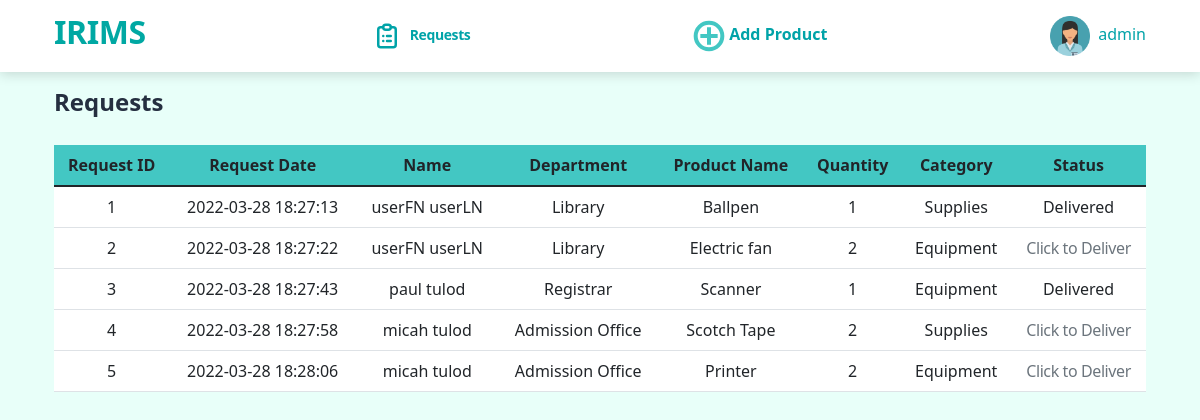
Before: /orders.php (signed in) with the older database file.
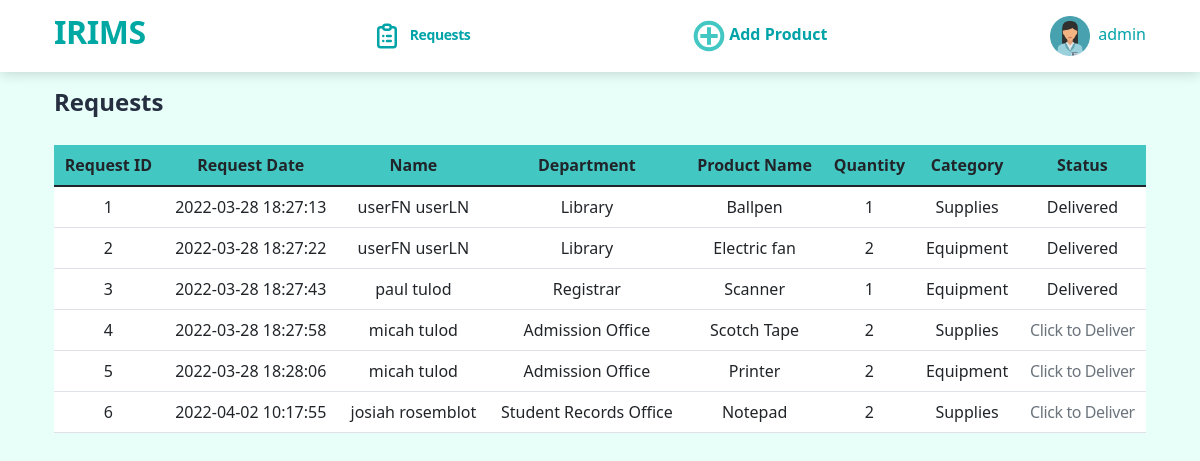
After: the same page with the newer database file.
### tables this page shows
CREATE TABLE `request` (
  `RequestID` int(11) NOT NULL,
  `RequestDateTime` datetime NOT NULL,
  `UserID` int(11) NOT NULL,
  `ProductID` int(11) NOT NULL,
  `Quantity` int(11) NOT NULL,
  `Status` bit(1) NOT NULL
);

CREATE TABLE `department` (
  `DepartmentID` int(11) NOT NULL,
  `DepartmentName` varchar(100) NOT NULL
);

CREATE TABLE `product` (
  `ProductID` int(11) NOT NULL,
  `ProductName` varchar(255) NOT NULL,
  `Stocks` int(11) NOT NULL,
  `SupplierID` int(11) NOT NULL,
  `CategoryID` int(11) NOT NULL,
  `IsDeleted` bit(1) DEFAULT b'0'
);

CREATE TABLE `category` (
  `CategoryID` int(11) NOT NULL,
  `CategoryName` varchar(300) NOT NULL
);

### orders.php (the view, shortened to what this page needs)
<body>
    <section class="bg-theme">
        <?php include_once "views/partials/admin-navbar.php"; ?>
        <div class="container">
            <h4>Requests</h4>
            <div class="table-responsive">
                <table class="table orders-table mb-5">
                    <thead class="orders-header">
                        <tr>
                            <th class="text-center">Request ID</th>
                            <th class="text-center">Request Date</th>
                            <th class="text-center">Name</th>
                            <th class="text-center">Department</th>
                            <th class="text-center">Product Name</th>
                            <th class="text-center">Quantity</th>
                            <th class="text-center">Category</th>
                            <th class="text-center">Status</th>
                        </tr>
                    </thead>
                    <tbody>
                        <?php
                        $sql = "SELECT request.RequestID, request.RequestDateTime, CONCAT(user.FirstName, ' ', user.LastName) as Name, department.DepartmentName, product.ProductName, request.Quantity, category.CategoryName, request.Status FROM `request` INNER JOIN `user` ON request.UserID = user.UserID INNER JOIN `product` ON request.ProductID = product.ProductID INNER JOIN `department` ON user.DepartmentID = department.DepartmentID INNER JOIN `category` ON product.CategoryID = category.CategoryID; ";
                        $orders = $con->query($sql) or die($con->error);
                        while ($row = $orders->fetch_assoc()) { ?>
                            <tr>
                                <td class="text-center"><?php echo $row['RequestID'] ?></td>
                                <td class="text-center"><?php echo $row['RequestDateTime'] ?></td>
                                <td class="text-center"><?php echo $row['Name'] ?></td>
                                <td class="text-center"><?php echo $row['DepartmentName'] ?></td>
                                <td class="text-center"><?php echo $row['ProductName'] ?></td>
                                <td class="text-center"><?php echo $row['Quantity'] ?></td>
                                <td class="text-center"><?php echo $row['CategoryName'] ?></td>
                                <td class="text-center"><?php
                                                        $id = $row['RequestID'];
                                                        if ($row['Status'] == 0) {
                                                            echo "<a href='deliver.php?id=$id' >Click to Deliver</a>";
                                                        } else {
                                                            echo 'Delivered';
                                                        } ?></td>
                            </tr>
                        <?php  }
                        ?>
                    </tbody>
                </table>
            </div>
        </div>
    </section>

### views/partials/admin-navbar.php (shortened to what this page needs)
<div class="mb-3">
    <nav class="navbar navbar-light navbar-expand-lg navigation-clean-search">
        <div class="container d-flex justify-content-between">
            <a class="navbar-brand" href="admin-products.php">
                <h2 class="text-center rxpress-color fw-bold">IRIMS</h2>
            </a>
            <a class="nav-link text-body font-weight-bold px-0" href="orders.php">
                <span class="d-sm-inline d-none text-color">Requests</span></a>
            <div class="d-flex justify-content-center">
                <button style="font-weight: bolder;" class="btn btn-primary rounded-pill add-product" type="button" data-bs-toggle="modal" data-bs-target="#addProductModal">
                    <span class="d-sm-inline d-none text-color">Add Product</span></a>
                </button>
            </div>
            <div class="dropdown">
                <span>
                    <img class="img-fluid" src="assets/img/avatar.png" width="40" height="40" class="rounded-circle">
                    <span class="d-sm-inline d-none text-color ms-1">
                        <?php
                        echo $_SESSION['username'];
                        ?>
                    </span>
                </span>
            </div>
        </div>
    </nav>
</div>

### assets/css/styles.css (style rules this page uses)
.dropdown { position: relative; display: inline-block; }
.icon-color { color: #00a3a8; }
.bg-theme { min-height: 100vh; background-color: #e8fff9; }
.navigation-clean-search { background: #fff; padding-top: 0.75rem; padding-bottom: 0.75rem; color: #333; border-radius: 0; box-shadow: none; border: none; margin-bottom: 0; }
@media (min-width: 768px) { .navigation-clean-search { padding-top: 1rem; padding-bottom: 1rem; } }
.navigation-clean-search .navbar-brand { font-weight: bold; color: inherit; }
.text-color { color: #00a3a8; }
h1, .h1, h2, .h2, h3, .h3, h4, .h4, h5, .h5, h6, .h6 { margin-top: 0; margin-bottom: 0.5rem; font-weight: 400; line-height: 1.2; }
a { color: #cb0c9f; text-decoration: none; }
img, svg { vertical-align: middle; }
button { border-radius: 0; }
input, button, select, optgroup, textarea { margin: 0; font-family: inherit; font-size: inherit; line-height: inherit; }
button, select { text-transform: none; }
button, [type="button"], [type="reset"], [type="submit"] { -webkit-appearance: button; }
button:not(:disabled), [type="button"]:not(:disabled), [type="reset"]:not(:disabled), [type="submit"]:not(:disabled) { cursor: pointer; }
.container, .container-fluid, .container-sm, .container-md, .container-lg, .container-xl, .container-xxl { width: 100%; padding-right: var(--bs-gutter-x, 1.5rem); padding-left: var(--bs-gutter-x, 1.5rem); margin-right: auto; margin-left: auto; }
.nav-link { display: block; padding: 0.5rem 1rem; transition: color 0.15s ease-in-out, background-color 0.15s ease-in-out, border-color 0.15s ease-in-out; }
.navbar { position: relative; display: flex; flex-wrap: wrap; align-items: center; justify-content: space-between; padding-top: 0.5rem; padding-bottom: 0.5rem; }
.navbar > .container, .navbar > .container-fluid, .navbar > .container-sm, .navbar > .container-md, .navbar > .container-lg, .navbar > .container-xl, .navbar > .container-xxl { display: flex; flex-wrap: inherit; align-items: center; justify-content: space-between; }
@media (min-width: 992px) { .navbar-expand-lg { flex-wrap: nowrap; justify-content: flex-start; } }
.d-flex { display: flex !important; }
.d-none { display: none !important; }
.justify-content-center { justify-content: center !important; }
.px-0 { padding-right: 0 !important; padding-left: 0 !important; }
.text-body { color: #67748e !important; }
@media (min-width: 576px) { .d-sm-inline { display: inline !important; } }
@media (min-width: 576px) { .me-sm-1 { margin-right: 0.25rem !important; } }
.navbar { box-shadow: 0 2px 12px 0 rgba(0, 0, 0, 0.16); }
.navbar .nav-link { color: #252f40; padding: 0.5rem 1rem; font-weight: 400; font-size: 0.875rem; }
.navbar-light { background-color: #fff !important; }
h1, .h1, .h1, h2, .h2, .h2, h3, .h3, .h3, h4, .h4, .h4, h5, .h5, .h5, h6, .h6, .h6 { color: #252f40; }
h4, .h4, .h4, h5, .h5, .h5, h6, .h6, .h6 { font-weight: 600; }
a { letter-spacing: -0.025rem; color: #6c757d; }
.font-weight-bold { font-weight: 600 !important; }
.orders-table { background: #ffffff; margin-top: 20px; }
.orders-header { background: #43c7c3; }
.orders-icon { font-size: 30px !important; }
.add-product { background-color: #ffffff; border: 0; border-color: #ffffff; color: #00a3a8; }
.rxpress-color { color: #00a8a3; }

Changed rows visible on the page:
changed request "Electric fan": Status "Click to Deliver" → "Delivered"
added request: RequestID "6", RequestDateTime "2022-04-02 10:17:55", Name "josiah rosemblot", department.DepartmentName "Student Records Office", ProductID.ProductName "Notepad", Quantity "2", category.CategoryName "Supplies"
